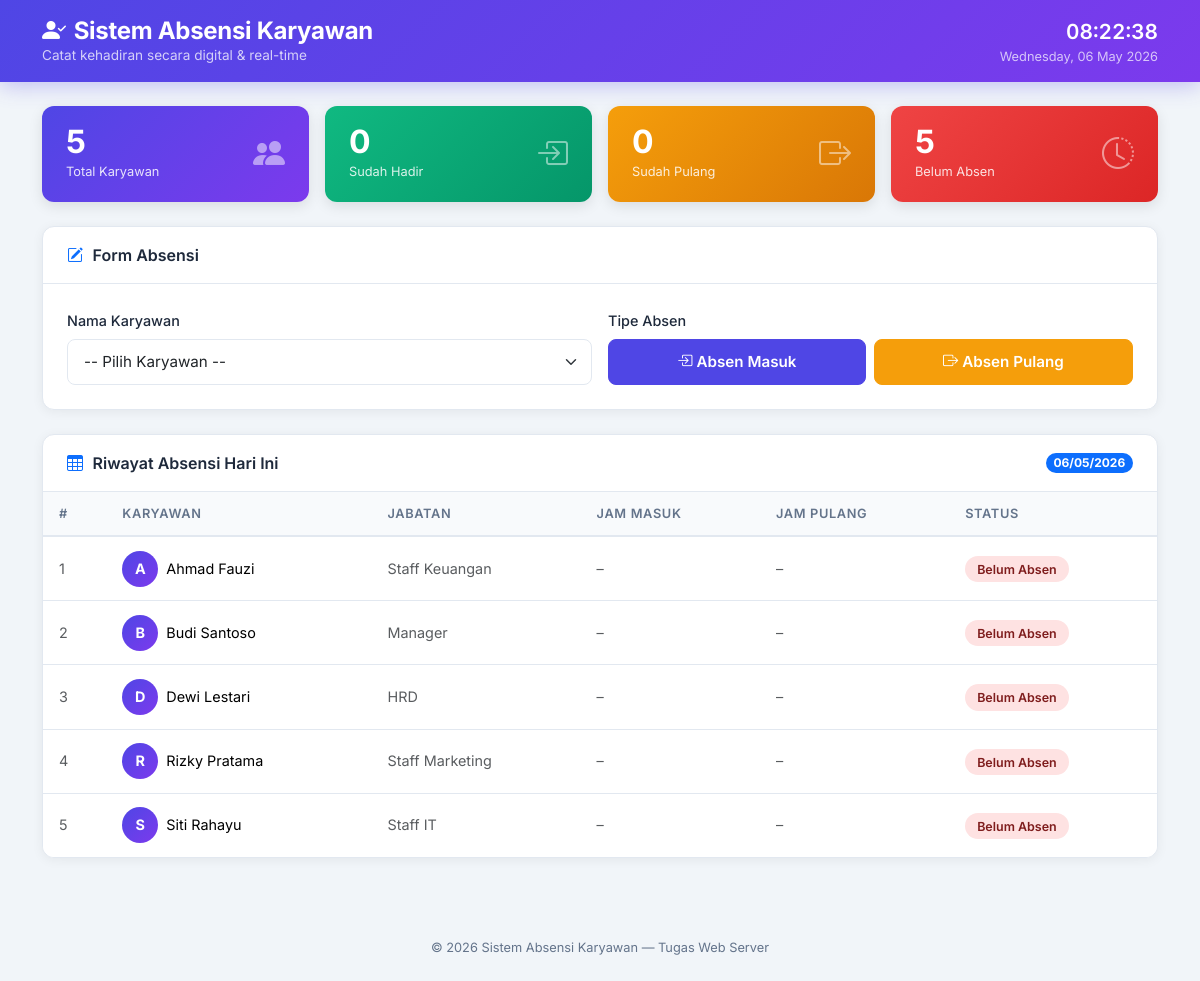
The page / on the database its author committed.
### tables this page shows
CREATE TABLE IF NOT EXISTS karyawan (
    id        INT UNSIGNED    NOT NULL AUTO_INCREMENT,
    nama      VARCHAR(100)    NOT NULL,
    jabatan   VARCHAR(100)    NOT NULL,
    created_at TIMESTAMP      NOT NULL DEFAULT CURRENT_TIMESTAMP,
    PRIMARY KEY (id)
);

### index.php (the view, shortened to what this page needs)
<?php
function e(string $str): string
{
    return htmlspecialchars($str, ENT_QUOTES, 'UTF-8');
}
$db       = getDB();
$karyawan = $db->query('SELECT id, nama, jabatan FROM karyawan ORDER BY nama')->fetchAll();
$today    = date('Y-m-d');
$stmtHistory = $db->prepare(
    'SELECT k.nama, k.jabatan,
            a.jam_masuk, a.jam_pulang,
            CASE
                WHEN a.jam_masuk IS NOT NULL AND a.jam_pulang IS NOT NULL THEN "Selesai"
                WHEN a.jam_masuk IS NOT NULL THEN "Hadir"
                ELSE "Belum Absen"
            END AS status
       FROM karyawan k
  LEFT JOIN absensi a ON a.karyawan_id = k.id AND a.tanggal = ?
      ORDER BY k.nama'
);
$stmtHistory->execute([$today]);
$riwayat = $stmtHistory->fetchAll();
$totalKaryawan = count($karyawan);
$totalHadir    = 0;
$totalPulang   = 0;
$totalBelum = $totalKaryawan - $totalHadir;
?>
<!DOCTYPE html>
<html lang="id">
<head>
    <link rel="stylesheet"
          href="https://cdn.jsdelivr.net/npm/bootstrap@5.3.3/dist/css/bootstrap.min.css"
>
    <link rel="stylesheet"
          href="https://cdn.jsdelivr.net/npm/bootstrap-icons@1.11.3/font/bootstrap-icons.min.css">
</head>
<body>
<header class="topbar">
    <div class="container">
        <div class="d-flex align-items-center justify-content-between flex-wrap gap-2">
            <div>
                <h1><i class="bi bi-person-check-fill me-2"></i>Sistem Absensi Karyawan</h1>
                <p class="subtitle">Catat kehadiran secara digital &amp; real-time</p>
            </div>
            <div class="text-end">
                <div class="clock" id="liveClock">00:00:00</div>
                <div style="font-size:.8rem;color:rgba(255,255,255,.7);">
                    <?= date('l, d F Y') ?>
                </div>
            </div>
        </div>
    </div>
</header>
<main class="container py-4">
    <div class="row g-3 mb-4">
        <div class="col-6 col-md-3">
            <div class="stat-card stat-total d-flex justify-content-between align-items-center">
                <div>
                    <div class="stat-num"><?= $totalKaryawan ?></div>
                    <div class="stat-lbl">Total Karyawan</div>
                </div>
                <i class="bi bi-people-fill stat-icon"></i>
            </div>
        </div>
        <div class="col-6 col-md-3">
            <div class="stat-card stat-hadir d-flex justify-content-between align-items-center">
                <div>
                    <div class="stat-num"><?= $totalHadir ?></div>
                    <div class="stat-lbl">Sudah Hadir</div>
                </div>
                <i class="bi bi-box-arrow-in-right stat-icon"></i>
            </div>
        </div>
        <div class="col-6 col-md-3">
            <div class="stat-card stat-pulang d-flex justify-content-between align-items-center">
                <div>
                    <div class="stat-num"><?= $totalPulang ?></div>
                    <div class="stat-lbl">Sudah Pulang</div>
                </div>
                <i class="bi bi-box-arrow-right stat-icon"></i>
            </div>
        </div>
        <div class="col-6 col-md-3">
            <div class="stat-card stat-belum d-flex justify-content-between align-items-center">
                <div>
                    <div class="stat-num"><?= $totalBelum ?></div>
                    <div class="stat-lbl">Belum Absen</div>
                </div>
                <i class="bi bi-clock-history stat-icon"></i>
            </div>
        </div>
    </div>
    <div class="app-card mb-4">
        <div class="card-header-custom">
            <i class="bi bi-pencil-square text-primary"></i>
            Form Absensi
        </div>
        <div class="card-body-custom">
            <form method="POST" action="" id="formAbsen">
                <div class="row g-3 align-items-end">
                    <div class="col-12 col-md-6">
                        <label for="karyawan_id" class="form-label">Nama Karyawan</label>
                        <select name="karyawan_id" id="karyawan_id"
                                class="form-select" required>
                            <option value="" disabled selected>-- Pilih Karyawan --</option>
                        </select>
                    </div>
                    <div class="col-12 col-md-6">
                        <label class="form-label">Tipe Absen</label>
                        <div class="d-flex gap-2">
                            <button type="submit" name="action" value="masuk"
                                    id="btn-masuk"
                                    class="btn btn-absen btn-masuk flex-fill">
                                <i class="bi bi-box-arrow-in-right me-1"></i>Absen Masuk
                            </button>
                            <button type="submit" name="action" value="pulang"
                                    id="btn-pulang"
                                    class="btn btn-absen btn-pulang flex-fill">
                                <i class="bi bi-box-arrow-right me-1"></i>Absen Pulang
                            </button>
                        </div>
                    </div>
                </div>
            </form>
        </div>
    </div>
    <div class="app-card">
        <div class="card-header-custom">
            <i class="bi bi-table text-primary"></i>
            Riwayat Absensi Hari Ini
            <span class="ms-auto badge bg-primary rounded-pill"><?= date('d/m/Y') ?></span>
        </div>
        <div class="card-body-custom p-0">
            <?php if (empty($riwayat)): ?>
                <div class="text-center py-5 text-muted">
                    <i class="bi bi-inbox" style="font-size:2.5rem;"></i>
                    <p class="mt-2 mb-0">Belum ada data absensi hari ini.</p>
                </div>
            <?php else: ?>
            <div class="table-responsive">
                <table class="table table-absensi mb-0">
                    <thead>
                        <tr>
                            <th>#</th>
                            <th>Karyawan</th>
                            <th>Jabatan</th>
                            <th>Jam Masuk</th>
                            <th>Jam Pulang</th>
                            <th>Status</th>
                        </tr>
                    </thead>
                    <tbody>
                        <?php foreach ($riwayat as $i => $row): ?>
                        <?php
                            $inisial = strtoupper(substr($row['nama'], 0, 1));
                            $statusClass = match($row['status']) {
                                'Hadir'   => 'badge-hadir',
                                'Selesai' => 'badge-selesai',
                                default   => 'badge-belum',
                            };
                        ?>
                        <tr>
                            <td class="text-muted"><?= $i + 1 ?></td>
                            <td>
                                <div class="d-flex align-items-center gap-2">
                                    <div class="avatar"><?= e($inisial) ?></div>
                                    <span class="fw-500"><?= e($row['nama']) ?></span>
                                </div>
                            </td>
                            <td class="text-muted"><?= e($row['jabatan']) ?></td>
                            <td>
                                <?php if ($row['jam_masuk']): ?>
                                    <span class="text-success fw-600">
                                        <i class="bi bi-clock me-1"></i>
                                        <?= e(substr($row['jam_masuk'], 0, 5)) ?>
                                    </span>
                                <?php else: ?>
                                    <span class="text-muted">–</span>
                                <?php endif; ?>
                            </td>
                            <td>
                                <?php if ($row['jam_pulang']): ?>
                                    <span class="text-warning fw-600">
                                        <i class="bi bi-clock me-1"></i>
                                        <?= e(substr($row['jam_pulang'], 0, 5)) ?>
                                    </span>
                                <?php else: ?>
                                    <span class="text-muted">–</span>
                                <?php endif; ?>
                            </td>
                            <td>
                                <span class="badge-status <?= $statusClass ?>">
                                    <?= e($row['status']) ?>
                                </span>
                            </td>
                        </tr>
                        <?php endforeach; ?>
                    </tbody>
                </table>
            </div>
            <?php endif; ?>
        </div>
    </div>
</main>
<footer>
    &copy; <?= date('Y') ?> Sistem Absensi Karyawan &mdash; Tugas Web Server
</footer>
</body>
</html>

### index.php (style rules this page uses)
:root { --primary: #4f46e5; --primary-d: #3730a3; --success: #10b981; --warning: #f59e0b; --danger: #ef4444; --bg: #f1f5f9; --card-bg: #ffffff; --text: #1e293b; --muted: #64748b; --border: #e2e8f0; --radius: 12px; }
*, *::before, *::after { box-sizing: border-box; }
body { font-family: 'Inter', sans-serif; background: var(--bg); color: var(--text); min-height: 100vh; }
.topbar { background: linear-gradient(135deg, var(--primary) 0%, #7c3aed 100%); padding: 1rem 0; box-shadow: 0 4px 20px rgba(79,70,229,.3); }
.topbar h1 { font-size: 1.5rem; font-weight: 700; color: #fff; margin: 0; letter-spacing: -0.3px; }
.topbar .subtitle { font-size: .85rem; color: rgba(255,255,255,.75); margin: 0; }
.topbar .clock { font-size: 1.3rem; font-weight: 600; color: #fff; font-variant-numeric: tabular-nums; }
.stat-card { border: none; border-radius: var(--radius); padding: 1.25rem 1.5rem; color: #fff; box-shadow: 0 4px 14px rgba(0,0,0,.1); transition: transform .2s; }
.stat-card .stat-num { font-size: 2rem; font-weight: 700; line-height: 1; }
.stat-card .stat-lbl { font-size: .8rem; opacity: .85; margin-top: .25rem; }
.stat-card .stat-icon { font-size: 2rem; opacity: .5; }
.stat-total { background: linear-gradient(135deg, #4f46e5, #7c3aed); }
.stat-hadir { background: linear-gradient(135deg, #10b981, #059669); }
.stat-pulang { background: linear-gradient(135deg, #f59e0b, #d97706); }
.stat-belum { background: linear-gradient(135deg, #ef4444, #dc2626); }
.app-card { background: var(--card-bg); border: 1px solid var(--border); border-radius: var(--radius); box-shadow: 0 2px 12px rgba(0,0,0,.06); overflow: hidden; }
.app-card .card-header-custom { padding: 1rem 1.5rem; border-bottom: 1px solid var(--border); display: flex; align-items: center; gap: .6rem; font-weight: 600; font-size: 1rem; }
.app-card .card-body-custom { padding: 1.5rem; }
.form-label { font-weight: 500; font-size: .9rem; }
.form-select, .form-control { border: 1.5px solid var(--border); border-radius: 8px; padding: .65rem 1rem; font-size: .95rem; transition: border-color .2s, box-shadow .2s; }
.btn-absen { border-radius: 8px; font-weight: 600; font-size: .95rem; padding: .65rem 1.4rem; transition: transform .15s, box-shadow .15s; }
.btn-masuk { background: var(--primary); border-color: var(--primary); color: #fff; }
.btn-pulang { background: var(--warning); border-color: var(--warning); color: #fff; }
.table-absensi th { font-size: .8rem; font-weight: 600; text-transform: uppercase; letter-spacing: .05em; color: var(--muted); background: #f8fafc; border-bottom: 2px solid var(--border); padding: .75rem 1rem; }
.table-absensi td { vertical-align: middle; padding: .85rem 1rem; font-size: .9rem; border-bottom: 1px solid var(--border); }
.table-absensi tr:last-child td { border-bottom: none; }
.avatar { width: 36px; height: 36px; border-radius: 50%; background: linear-gradient(135deg, var(--primary), #7c3aed); color: #fff; font-weight: 700; font-size: .9rem; display: inline-flex; align-items: center; justify-content: center; flex-shrink: 0; }
.badge-belum { background: #fee2e2; color: #7f1d1d; }
.badge-status { padding: .35rem .75rem; border-radius: 999px; font-size: .78rem; font-weight: 600; }
footer { font-size: .8rem; color: var(--muted); padding: 1.5rem 0; text-align: center; margin-top: 2rem; }

### rows shown on the page
karyawan: nama "A", nama "Ahmad Fauzi", jabatan "Staff Keuangan", status "Belum Absen"
karyawan: nama "B", nama "Budi Santoso", jabatan "Manager", status "Belum Absen"
karyawan: nama "D", nama "Dewi Lestari", jabatan "HRD", status "Belum Absen"
karyawan: nama "R", nama "Rizky Pratama", jabatan "Staff Marketing", status "Belum Absen"
karyawan: nama "S", nama "Siti Rahayu", jabatan "Staff IT", status "Belum Absen"

### other values the page prints
$totalKaryawan "5"
$totalHadir "0"
$totalPulang "0"
$totalBelum "5"
